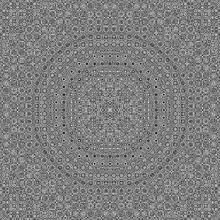
%> input picture Lista 1/frexp_1.png, 220 x 220 px, shrunk from 600 x 600 before the run, given in place of Fig10.15(a).jpg, which was not available
$ octave Lista1_BrunoGuerra.m   (GNU Octave 9; MATLAB toolbox functions it lacks are replaced by stand-ins)
%> lines starting %> are read from the running program, lines starting %| are printed output that depends on the picture; in (x1, y1, x2, y2) boxes, pixels count from 0 and x2, y2 are one past the last pixel; in counts of white or black regions, pixels touching at a corner belong together; the program's own positions count from 1; pictures that were not available may be replaced by others from this repository, and a replacement may not be noted
%% Processamento Digital de Imagens 2021/1
% Aluno: Bruno Baptista Guerra

clc; close all; clear all;
%% Questão 1

img_questao1 = imread('Fig10.15(a).jpg');
%> img_questao1 is the input picture: size 220x220 uint8; min 11, max 239, mean 126.8
img_size1 = size(img_questao1);
%> img_size1 = [220 220]
image = img_questao1(:,:,1);
A = 110;
B = 150;
img_size1 = size(img_questao1);
img_final1 = zeros(img_size1(1),img_size1(2));

for I = 1:img_size1(1)
    for J = 1:img_size1(2)
        if (A < image(I,J) && image(I,J) < B)
            img_final1(I,J) = 0;
        else
            img_final1(I,J) = image(I,J);
        end
    end
end
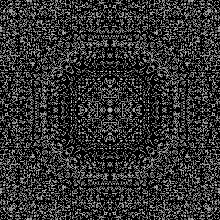
%> img_final1: size 220x220 double; min 0, max 239, mean 50.3

figure(1)
subplot(1,2,1); imshow(uint8(img_questao1)); title('Imagem Original');
subplot(1,2,2); imshow(uint8(img_final1)); title('Imagem com o fatiamento de níveis de intensidade')

%% Questão 2

input_image = imread('lena.tif');
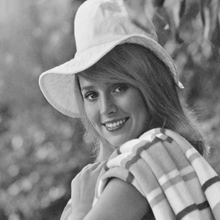
%> input picture Lista 1/elaine.tif, 220 x 220 px, shrunk from 512 x 512 before the run, given in place of lena.tif, which was not available
%> input_image is the input picture: size 220x220 uint8; min 19, max 245, mean 136.4
[M, N] = size(input_image);
%> M = 220; N = 220
FT_img = fft2(double(input_image));

% a)
D0 = 30;
u = 0:(M-1);
%> u = 220 values from 0 to 219
idx = find(u>M/2);
%> idx = 109 values from 112 to 220
u(idx) = u(idx)-M;
v = 0:(N-1);
%> v = 220 values from 0 to 219
idy = find(v>N/2);
%> idy = 109 values from 112 to 220
v(idy) = v(idy)-N;
[V, U] = meshgrid(v, u);
D = sqrt(U.^2+V.^2);
H = double(D <= D0);
G = H.*FT_img;

output_image_lowpass = real(ifft2(double(G)));

% b)
input_image = double(imread('lena.tif'));
%> input_image: size 220x220 double; min 19, max 245, mean 136.4; mean of the top-left, top-right, bottom-left and bottom-right quarters 158.6, 107.1, 133.7, 146
filter_mask = [0 -1 0;-1 5 -1; 0 -1 0];
%%

for I = 2:M-1
    for J = 2:N-1
        sum = 0;
        row = 0;
        col = 0;
        for k = I-1:I+1
            row = row + 1;
            col = 1;
            for l = J-1:J+1
                sum = sum + input_image(k,l)*filter_mask(row,col);
                col = col + 1;
            end
        end
      output_image_laplacian(I,J) = sum;
    end
end
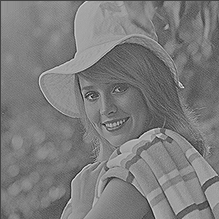
%> output_image_laplacian: size 219x219 double; min -169, max 453, mean 135.1; drawn with min black and max white

% c)
input_image = double(imread('lena.tif'));
resp = imfilter(uint8(input_image), filter_mask, 'conv');
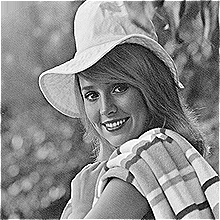
%> resp: size 220x220 uint8; min 0, max 255, mean 137.7

minR = min(resp(:));
%> minR = 0
maxR = max(resp(:));
%> maxR = 255
resp = (resp - minR) / (maxR - minR);
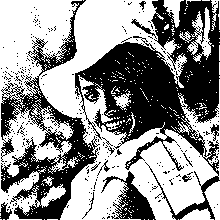
%> resp: size 220x220 uint8; values 0 (black) and 1 (white), 57.5% white; 310 black regions (297 under 20 px), largest, box (x1, y1, x2, y2) and area: (75, 0, 220, 220) 12404, (1, 0, 100, 220) 6062, (101, 171, 156, 220) 1021
sharpened = uint8(input_image) + resp;
minA = min(sharpened(:));
%> minA = 19
maxA = max(sharpened(:));
%> maxA = 246
sharpened = (sharpened - minA) / (maxA - minA);
%> sharpened: size 220x220 uint8; values 0 (black) and 1 (white), 53% white; 64 black regions (51 under 20 px), largest, box (x1, y1, x2, y2) and area: (75, 0, 220, 158) 12278, (0, 75, 98, 220) 6495, (103, 171, 156, 220) 1187
output_image_sharpened = imadjust(uint8(input_image), [0.3 0.7], []);
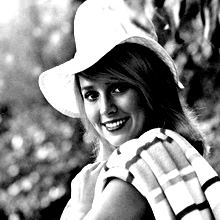
%> output_image_sharpened: size 220x220 uint8; min 0, max 255, mean 141.7

figure(2)
subplot(2, 2, 1), imshow(uint8(input_image)); title('Imagem Original');
subplot(2, 2, 2), imshow(uint8(output_image_lowpass), [ ]); title('Imagem com filtro passa-baixa')
subplot(2, 2, 3), imshow(uint8(output_image_laplacian), [ ]); title('Imagem com filtro laplaciano')
subplot(2, 2, 4), imshow(uint8(output_image_sharpened), [ ]); title('Imagem com máscara de nitidez')

%% Questão 3

input_image = imread('frexp_1.png');
[M, N] = size(input_image);

output_image_downsample = input_image(1:2:M, 1:2:N);

for I = 1:M
    for J = 1:N
        rmin = max(1,I-1);
        rmax = min(M,I+1);
        cmin = max(1,J-1);
        cmax = min(N,J+1);
        temp = input_image(rmin:rmax, cmin:cmax);
        output_image_smoothed(I,J) = mean(temp(:));
    end
end
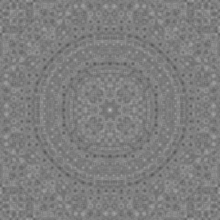
%> output_image_smoothed: size 220x220 double; min 86.78, max 178, mean 126.8

figure(3)
imshow(input_image); title('Imagem Original');

figure(4)
subplot(1,2,1); imshow(uint8(output_image_downsample)); title('Imagem Reduzida')
subplot(1,2,2); imshow(uint8(output_image_smoothed)); title('Imagem Suavizada')

%% Questão 4

%> (the run ends here)
